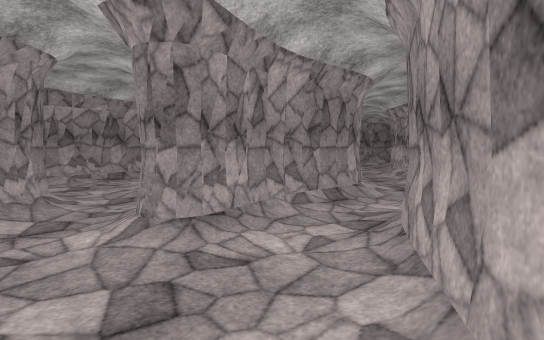
[1] (above)

18 first-person views from a walk through a 3-D level made in the Unity game engine. The camera is 1.5 m above the floor, tilts 4° down and sees 80° across. The floor is counted in squares, 1 m on a side. Each view is taken from the middle of a square. On the plan, view 1 faces up. The plan holds only what a view shows up to about 15 squares ahead; the rest is blank. The place goes on beyond the plan. The player is left out. Door leaves are left out, so doorways stand open. Surface patterns are stand-ins for the level's own textures.

[2]
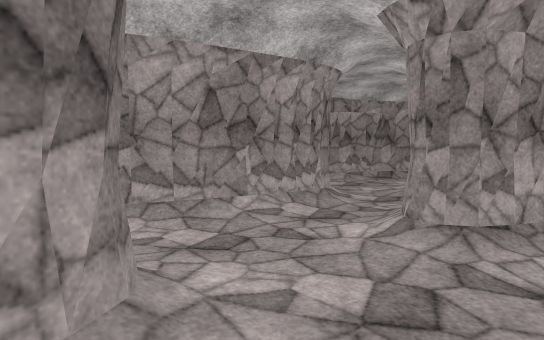

[3]
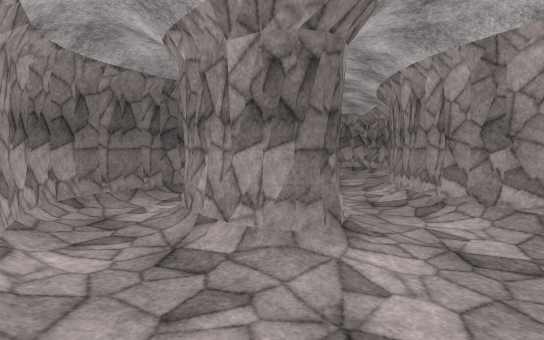

[4]
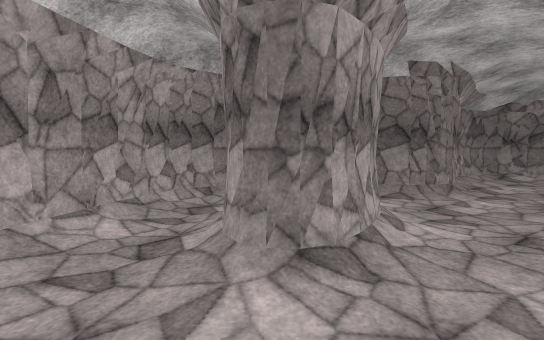

[5]
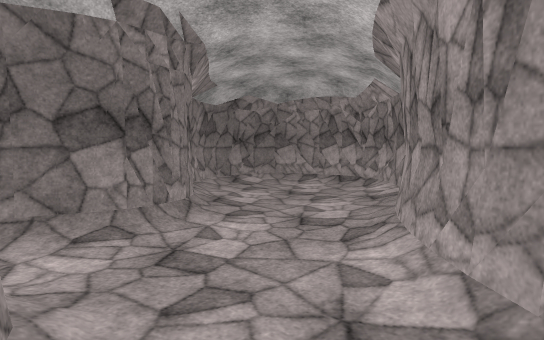

[6]
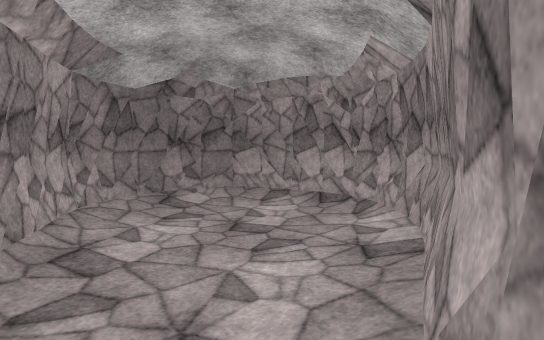

[7]
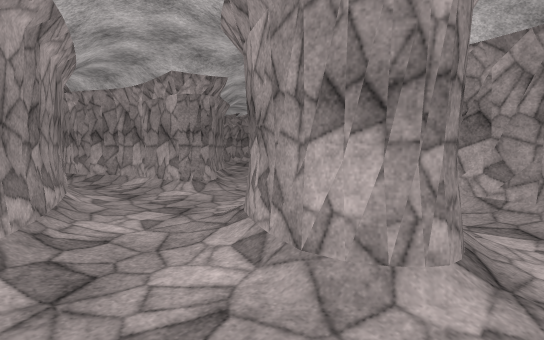

[8]
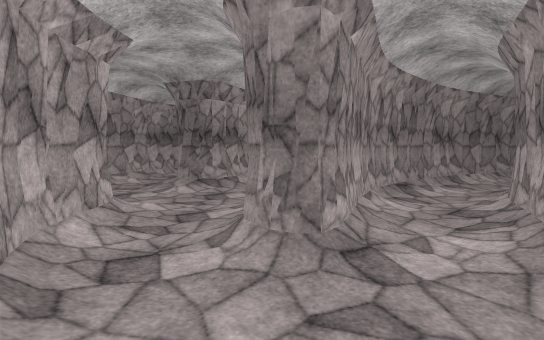

[9]
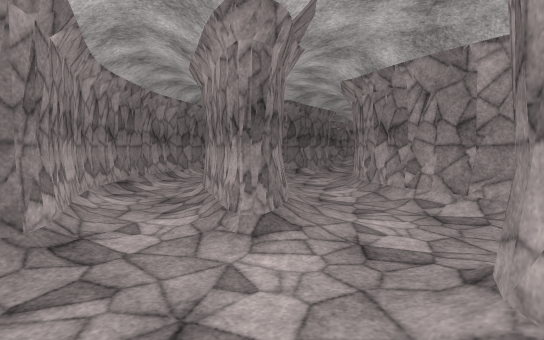

[10]
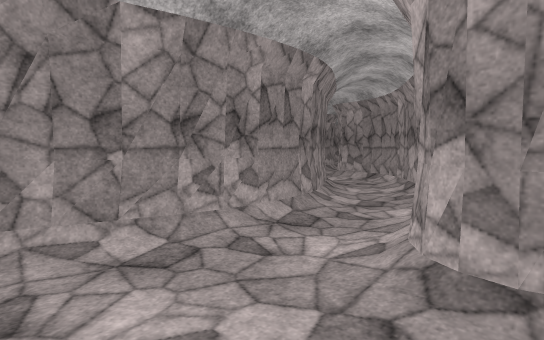

[11]
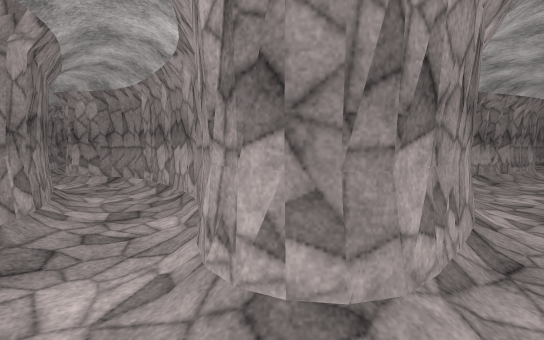

[12]
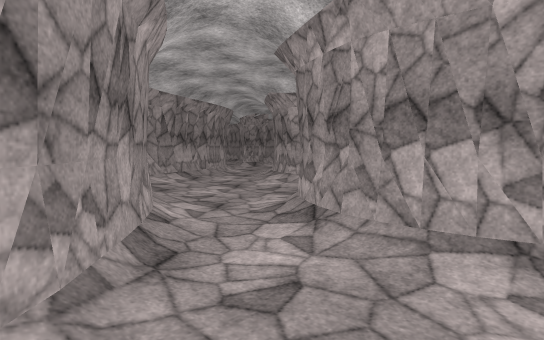

[13]
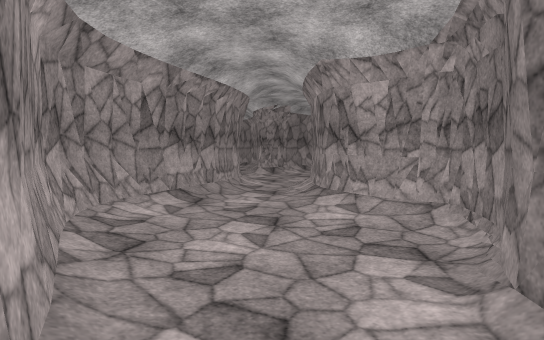

[14]
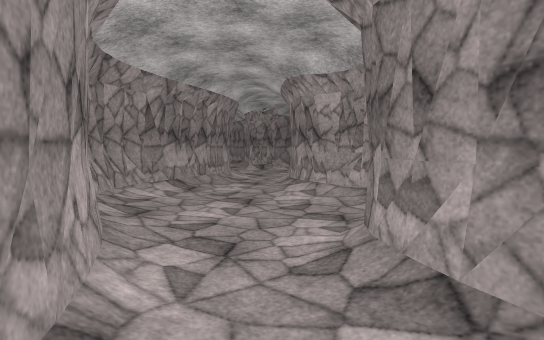

[15]
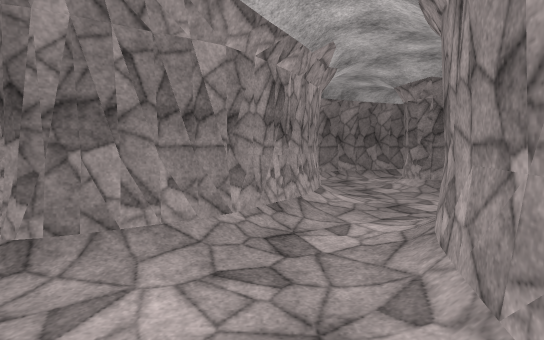

[16]
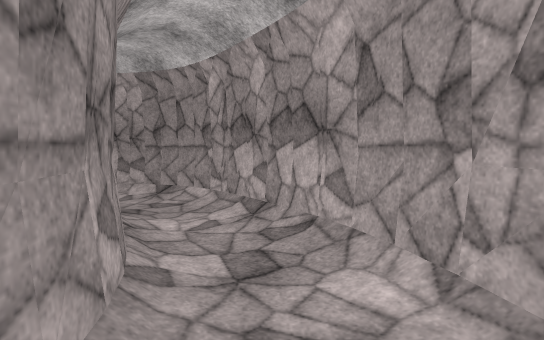

[17]
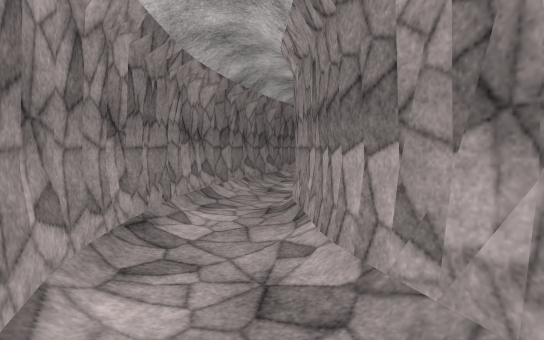

[18]
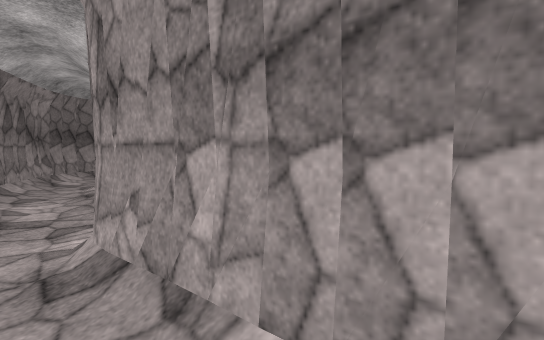

### Floor plan
Key: @ floor where view 1 was taken; # wall or solid block; . main floor; : floor 0.25 m higher than the main floor; / step, stairs or slope.
Columns run from 16 left of view 1 to 6 right of it. Each row starts with its distance up from view 1.
 27                   ##/
 26                 ###/.
 25              ####/...
 24 ##          ##//.../#
 23 /##        ##...../##
 22 ..##       #/.....##
 21 /./#       #...../#
 20 #..##     ##...../#
 19 #/..#     #/...../#
 18 ##..##    #......##
 17  #/./#   ##...####
 16  ##..#  ##/./##
 15   #..## #/..##       ..
 14   #../###...#        ..
 13  ##...//....#       ..
 12  #/......../#       /.
 11  #..........##    ##.
 10 ##.../#/..../#   ##/.
  9 #/../##..//..#  ##/..
  8 #../###..##/.## #/..
  7 ../###/./##/./###../
  6 ..####..###../##../
  5 ..###/./###...//..#
  4 ./##/..####.......#
  3 ./#/..####/....../#
  2 .....#####.......##
  1 .../## ##/..##/..#
  0 ../#####/../###.@#
 -1 /######/...####..#
 -2 ######/....###/./#
 -3 ###/.......## ..##
 -4 #/..............#
 -5 #.......///../###
 -6 /...../########
 -7 /.....##
 -8 #..../#
 -9 #/::/##
-10 ######

Where each view was taken, in squares from view 1:
view 1: 0 up, 0 right, facing up
view 2: 0 up, 0 right, facing up-left
view 3: 4 up, 1 right, facing down-left
view 4: 5 up, 3 left, facing down
view 5: 1 up, 5 left, facing down-left
view 6: 1 down, 9 left, facing down-left
view 7: 4 down, 8 left, facing up-right
view 8: 13 up, 6 left, facing down
view 9: 14 up, 6 left, facing down-left
view 10: 10 up, 9 left, facing up-left
view 11: 11 up, 10 left, facing up
view 12: 11 up, 9 left, facing up-right
view 13: 16 up, 6 left, facing up-right
view 14: 14 up, 7 left, facing up-right
view 15: 14 up, 13 left, facing down
view 16: 14 up, 13 left, facing up
view 17: 8 up, 8 left, facing down-left
view 18: 5 up, 10 left, facing left
